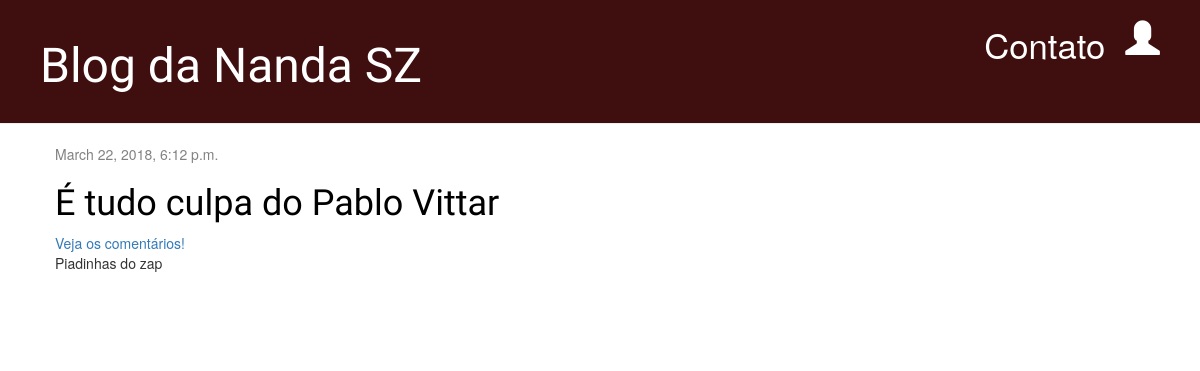
The app's page /, older data.
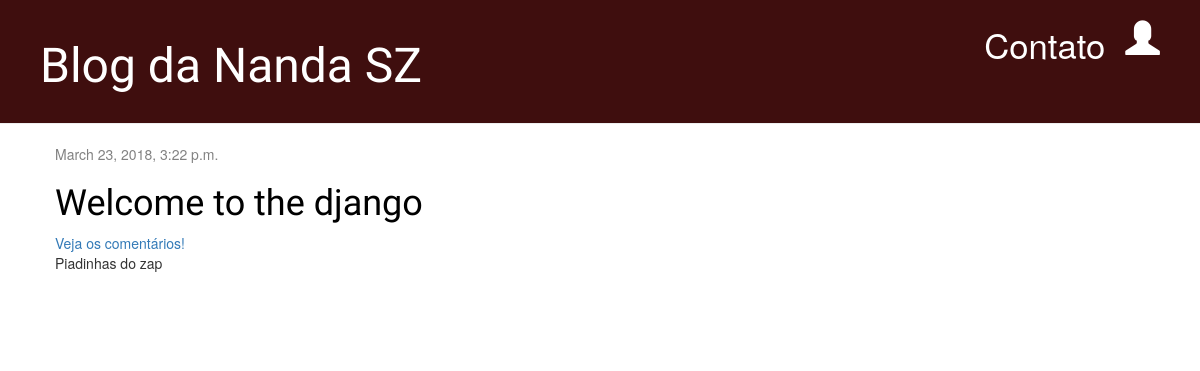
The same page, newer data.
### blog/models.py (models this page shows, shortened)
class Post(models.Model):
    author = models.ForeignKey('auth.User', on_delete=models.CASCADE)
    title = models.CharField(max_length=200)
    text = models.TextField()
    created_date = models.DateTimeField(
            default=timezone.now)
    published_date = models.DateTimeField(
            blank=True, null=True)

### blog/views.py (the view)
# urls.py: url(r'^$', views.post_list, name='post_list'),
def post_list(request):
    posts = Post.objects.filter(published_date__lte=timezone.now()).order_by('published_date')
    return render(request, 'blog/post_list.html', {'posts': posts})

### blog/templates/blog/post_list.html
{% extends 'blog/base.html' %}
{% block content %}
    {% for post in posts %}
        <div class="post">
            <div class="date">
                {{ post.published_date }}
            </div>
            <h1><a href="{% url 'post_detail' pk=post.pk %}">{{ post.title }}</a></h1>
            <a href="{% url 'post_detail' pk=post.pk %}">Veja os comentários! {{ post.approved_comments.count }}</a>
            <p>{{ post.text|linebreaksbr }}</p>
        </div>
    {% endfor %}
{% endblock %}

Row changes from the older to the newer data that the page shows:
removed Post: published_date "March 22, 2018, 6:12 p.m.", title "É tudo culpa do Pablo Vittar", text "Piadinhas do zap"
now on this page (row edited): Post: published_date "March 23, 2018, 3:22 p.m.", title "Welcome to the django", text "Piadinhas do zap"
